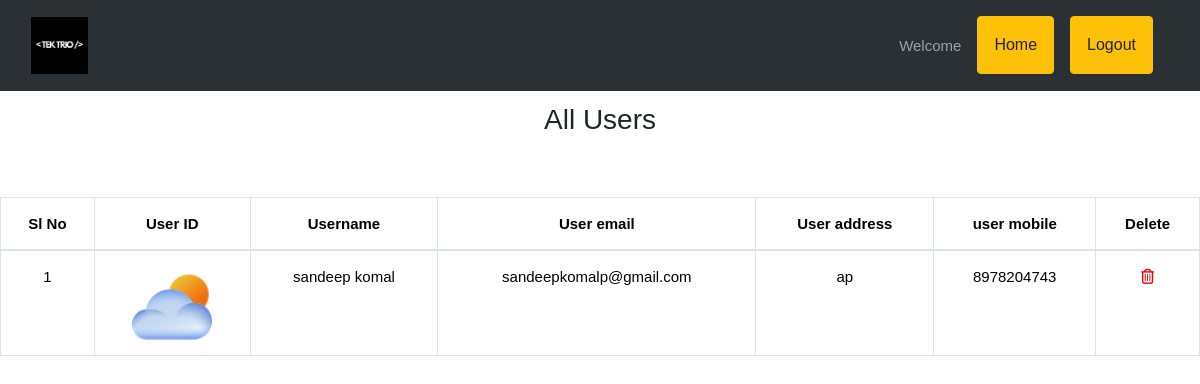
/admin_area/list_users.php, run on the app's committed database.
### tables this page shows
CREATE TABLE `user_table` (
  `user_id` int(11) NOT NULL,
  `username` varchar(100) NOT NULL,
  `user_email` varchar(100) NOT NULL,
  `user_password` varchar(255) NOT NULL,
  `user_image` varchar(255) NOT NULL,
  `user_ip` varchar(100) NOT NULL,
  `user_address` varchar(255) NOT NULL,
  `user_mobile` varchar(20) NOT NULL
);

### admin_area/list_users.php (the view, shortened to what this page needs)
<?php
include('../functions/common_function.php');
?>
<!DOCTYPE html>
<html lang="en">
<head>
    <link href="https://cdn.jsdelivr.net/npm/bootstrap@5.3.1/dist/css/bootstrap.min.css" rel="stylesheet">
    <link rel="stylesheet" href="https://cdnjs.cloudflare.com/ajax/libs/font-awesome/6.4.2/css/all.min.css" />
    <link rel="stylesheet" href= "../style.css">
</head>
<body>
<body>
    <div class="container-fluid p-0">
     <nav class="navbar navbar-expand-lg bg-body-tertiary" data-bs-theme="dark">
      <div class="container-fluid">
       <img src="../images/log.png" alt="" class="logo">
       <nav class="navbar navbar-expand-lg " data-bs-theme="dark">
       <ul class="navbar-nav me-auto mb-2 mb-lg-0">
        <li class="nav-item">
          <a class="nav-link p-3" href="#">Welcome </a>
        </li>
        <li class="nav-item">
                <a href="index.php" class="btn btn-warning p-3 mr-3">
                 Home
                </a>
            </li>
            <li class="nav-item">
                <a href="admin_logout.php" class="btn btn-warning p-3">Logout</a>
            </li>
       </ul>
       </nav>
      </div>
     </nav>
     <div class ="bg-white">
        <h3 class="text-center p-2">All Users</h3>
        <table class="table table-bordered mt-5 text-center bg-light">
            <thead class="bg-light">
                <?php
                $get_user = "Select * from `user_table`";
                $result_user=mysqli_query($con,$get_user);
                $row_user=mysqli_num_rows($result_user);
            if($row_user==0){
                echo "<h3 class='text-center mt-5 bg-warning'>No Users Available</h3>";
            }else{
                echo " <tr class='text-center'>
                <th>Sl No</th>
                <th>User ID</th>
                <th>Username</th>
                <th>User email</th>
                <th>User address</th>
                <th>user mobile</th>
                <th>Delete</th>
               </tr>
            </thead>
            <tbody class='bg-light text-dark text-center'>";
                $number=0;
                while($row_data=mysqli_fetch_assoc($result_user)){
                    $user_id=$row_data['user_id'];
                    $username=$row_data['username'];
                    $user_image=$row_data['user_image'];
                    $user_image1 ='../users_area/user_images/'.trim($user_image);
                    $user_email=$row_data['user_email'];
                    $user_address=$row_data['user_address'];
                    $user_mobile=$row_data['user_mobile'];
                    $number++;
                    echo "<tr>
                <td>$number</td>
                <td><img src='$user_image1' class='user_img'></td>
                <td>$username</td>
                <td>$user_email</td>
                <td>$user_address</td>
                <td>$user_mobile</td>
                <td><a href='delete_users.php?delete_users=$user_id 'class='text-dark'><i class='fa-regular fa-trash-can' style='color: #f00000;'></i></td>
            </tr>
           ";
                }
            }
                ?>
        </tbody>
        </table>
     </div>
</body>
</html>

### admin_area/list_users.php (style rules this page uses)
.user_img { width:80px; height:80px; object-fit: contain; }

### data on the page
user_table: username "sandeep komal", user_email "sandeepkomalp@gmail.com", user_address "ap", user_mobile "8978204743"
